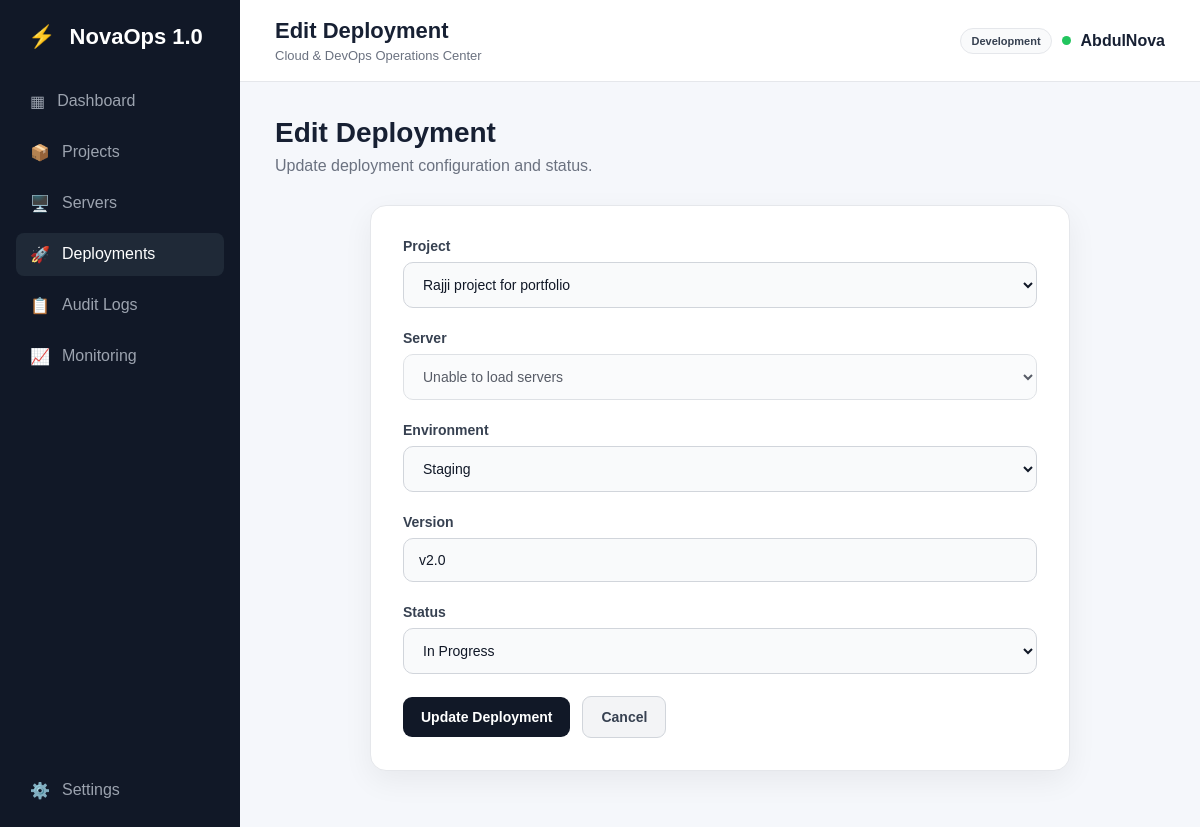
Page /deployments/edit/3 on the earlier database version.
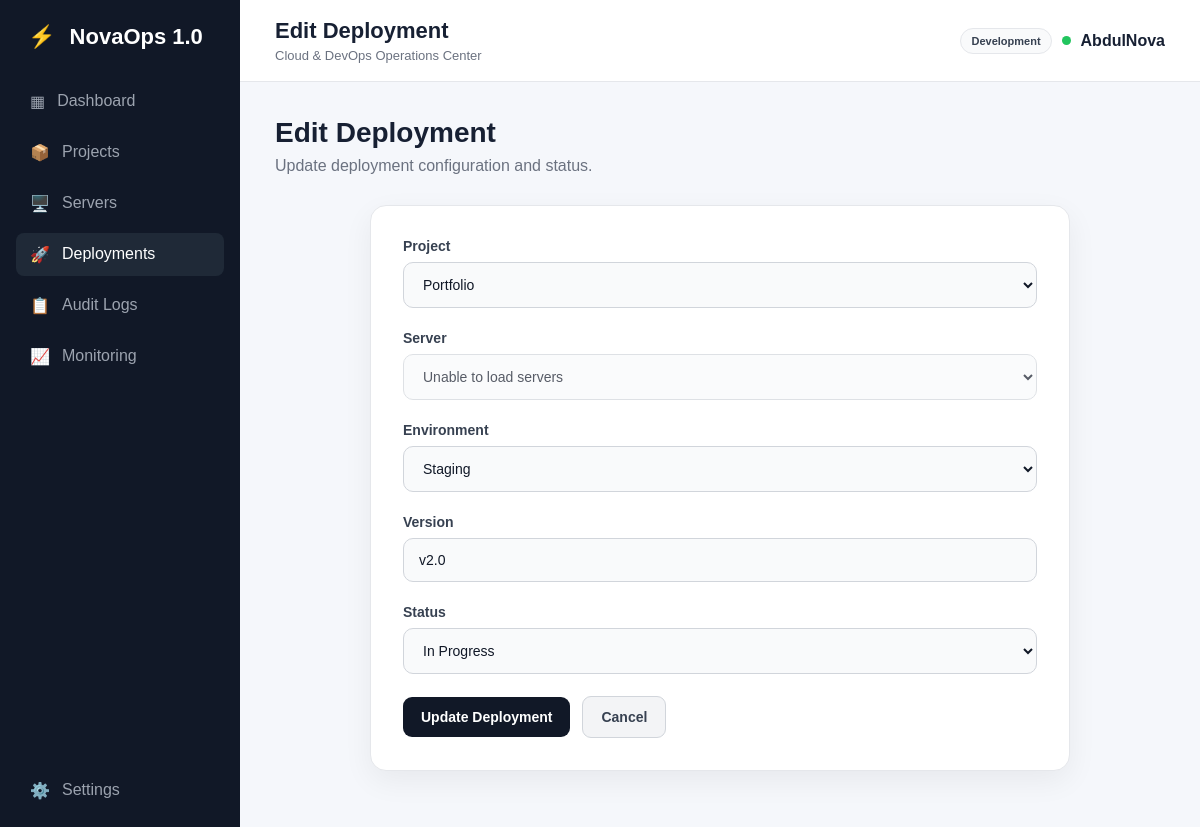
Same page on the later database version.
### app.py (models this page shows)
class Deployment(db.Model):
    id = db.Column(
        db.Integer,
        primary_key=True
    )
    project_id = db.Column(
        db.Integer,
        db.ForeignKey("project.id"),
        nullable=False
    )
    server_id = db.Column(
        db.Integer,
        db.ForeignKey("server.id"),
        nullable=False
    )
    environment = db.Column(
        db.String(50),
        nullable=False
    )
    version = db.Column(
        db.String(50),
        nullable=False
    )
    status = db.Column(
        db.String(50),
        nullable=False
    )
    deployed_at = db.Column(
        db.DateTime,
        default=india_now,
        nullable=False
    )
    project = db.relationship(
        "Project",
        backref="deployments"
    )
    server = db.relationship(
        "Server",
        backref="deployments"
    )

class Project(db.Model):
    id = db.Column(
        db.Integer,
        primary_key=True
    )
    name = db.Column(
        db.String(100),
        nullable=False
    )
    description = db.Column(
        db.Text,
        nullable=False
    )
    status = db.Column(
        db.String(50),
        nullable=False
    )
    servers = db.relationship(
        "Server",
        backref="project",
        lazy=True
    )

### app.py (the view, shortened to what this page needs)
@app.route(
    "/deployments/edit/<int:deployment_id>",
    methods=["GET", "POST"]
)
def edit_deployment(deployment_id):
    deployment = Deployment.query.get_or_404(
        deployment_id
    )
    projects = Project.query.order_by(
        Project.name.asc()
    ).all()
    error = None
    return render_template(
        "edit_deployment.html",
        deployment=deployment,
        projects=projects,
        error=error
    )

### app.py (called while the page is built)
@app.context_processor
def inject_app_settings():
    stored_settings = {
        setting.key: setting.value
        for setting in AppSetting.query.all()
    }
    try:
        refresh_seconds = int(
            stored_settings.get("monitoring_refresh_seconds", "0")
        )
    except ValueError:
        refresh_seconds = 0
    return {
        "app_name": stored_settings.get("app_name", "NovaOps 1.0"),
        "environment_label": stored_settings.get(
            "environment_label", "Development"
        ),
        "monitoring_refresh_seconds": refresh_seconds
    }

### templates/edit_deployment.html (shortened to what this page needs)
{% extends "base.html" %}
{% block page_title %}
Edit Deployment
{% endblock %}
{% block content %}
<div class="welcome">
    <div>
        <h1>
            Edit Deployment
        </h1>
        <p>
            Update deployment configuration and status.
        </p>
    </div>
</div>
<div class="form-card">
    <form method="POST">
        <div class="form-group">
            <label for="project_id">
                Project
            </label>
            <select id="project_id" name="project_id" required>
                {% for project in projects %}
                <option value="{{ project.id }}" {% if deployment.project_id==project.id %} selected {% endif %}>
                    {{ project.name }}
                </option>
                {% endfor %}
            </select>
        </div>
        <div class="form-group">
            <label for="server_id">
                Server
            </label>
            <select id="server_id" name="server_id" required disabled>
                <option value="">
                    Loading servers...
                </option>
            </select>
        </div>
        <div class="form-group">
            <label for="environment">
                Environment
            </label>
            <select id="environment" name="environment" required>
                <option value="Staging" {% if deployment.environment=="Staging" %} selected {% endif %}>
                    Staging
                </option>
            </select>
        </div>
        <div class="form-group">
            <label for="version">
                Version
            </label>
            <input type="text" id="version" name="version" value="{{ deployment.version }}" placeholder="e.g. v1.0.0"
                required>
        </div>
        <div class="form-group">
            <label for="status">
                Status
            </label>
            <select id="status" name="status" required>
                <option value="In Progress" {% if deployment.status=="In Progress" %} selected {% endif %}>
                    In Progress
                </option>
            </select>
        </div>
        <div class="form-actions">
            <button type="submit" class="primary-btn">
                Update Deployment
            </button>
            <a href="{{ url_for('deployments') }}" class="secondary-btn">
                Cancel
            </a>
        </div>
    </form>
</div>
{% endblock %}

Differences in the rows shown:
changed through a linked row, Deployment "Staging": project_id "Rajji project for portfolio" → "Portfolio"
